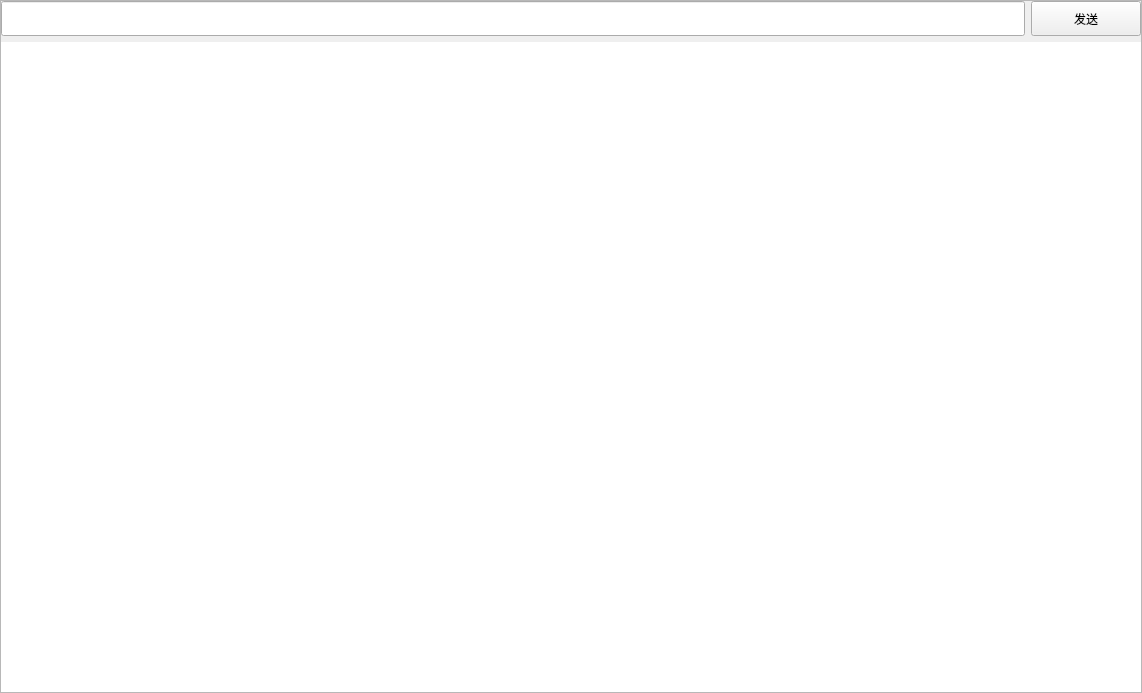
                     <widget class="QWidget" name="Real_time_charts">
                      <layout class="QVBoxLayout" name="verticalLayout_36">
                       <property name="leftMargin">
                        <number>0</number>
                       </property>
                       <property name="topMargin">
                        <number>0</number>
                       </property>
                       <property name="rightMargin">
                        <number>0</number>
                       </property>
                       <property name="bottomMargin">
                        <number>0</number>
                       </property>
                       <item>
                        <widget class="QFrame" name="frame_13">
                         <property name="frameShape">
                          <enum>QFrame::StyledPanel</enum>
                         </property>
                         <property name="frameShadow">
                          <enum>QFrame::Raised</enum>
                         </property>
                         <layout class="QVBoxLayout" name="verticalLayout_35">
                          <property name="leftMargin">
                           <number>0</number>
                          </property>
                          <property name="topMargin">
                           <number>0</number>
                          </property>
                          <property name="rightMargin">
                           <number>0</number>
                          </property>
                          <property name="bottomMargin">
                           <number>0</number>
                          </property>
                          <item>
                           <layout class="QVBoxLayout" name="verticalLayout_25">
                            <item>
                             <layout class="QHBoxLayout" name="horizontalLayout_28">
                              <item>
                               <widget class="QLineEdit" name="Chart_line">
                                <property name="minimumSize">
                                 <size>
                                  <width>1020</width>
                                  <height>35</height>
                                 </size>
                                </property>
                               </widget>
                              </item>
                              <item>
                               <widget class="QPushButton" name="Chart_btn">
                                <property name="minimumSize">
                                 <size>
                                  <width>110</width>
                                  <height>35</height>
                                 </size>
                                </property>
                                <property name="cursor">
                                 <cursorShape>PointingHandCursor</cursorShape>
                                </property>
                                <property name="text">
                                 <string>发送</string>
                                </property>
                               </widget>
                              </item>
                             </layout>
                            </item>
                            <item>
                             <widget class="QWidget" name="Chart_widget" native="true">
                              <property name="minimumSize">
                               <size>
                                <width>1140</width>
                                <height>650</height>
                               </size>
                              </property>
                              <property name="styleSheet">
                               <string notr="true">background-color: rgb(255, 255, 255);</string>
                              </property>
                             </widget>
                            </item>
                           </layout>
                          </item>
                         </layout>
                        </widget>
                       </item>
                      </layout>
                     </widget>
